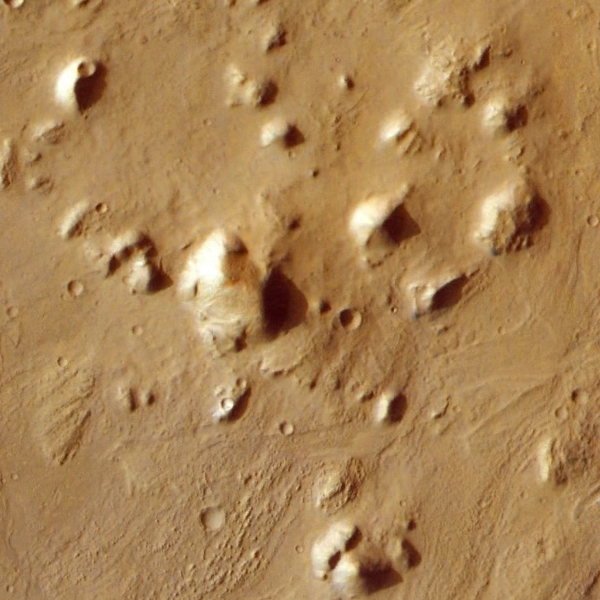
%> input picture chapter3/descripRecPreciAndMatch/descriptor/Colles/view/1.png, 600 x 600 px
$ octave BRISK.m   (GNU Octave 9; MATLAB toolbox functions it lacks are replaced by stand-ins)
%> lines starting %> are read from the running program, lines starting %| are printed output that depends on the picture
clc
clear


imageFile1=imread('E:\MyResearch\paper\image\detector\Chaos\view\1.PNG');
%> imageFile1 is the input picture: size 600x600x3 uint8; mean R, G, B 169.2, 131.1, 84
imageFile2=imread('E:\MyResearch\paper\image\detector\Fossa\view\1.PNG');
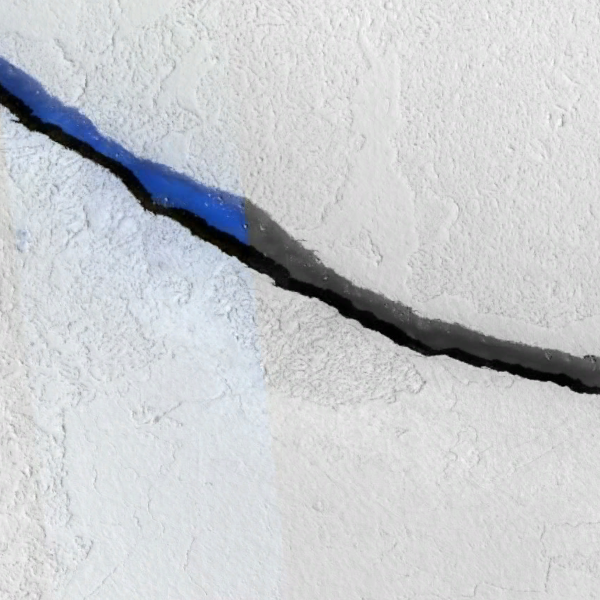
%> input picture chapter3/detectorsRepeatabiity/detector/Fossa/view/1.png, 600 x 600 px
%> imageFile2 is the input picture: size 600x600x3 uint8; mean R, G, B 201.4, 204.1, 207.3
imageFile3=imread('E:\MyResearch\paper\image\detector\Crater\view\1.PNG');
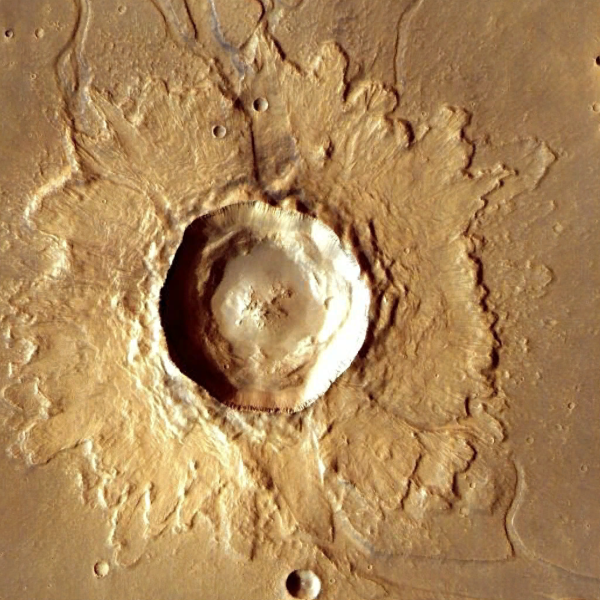
%> input picture chapter3/detectorsRepeatabiity/detector/Crater/view/1.png, 600 x 600 px
%> imageFile3 is the input picture: size 600x600x3 uint8; mean R, G, B 171.1, 133.8, 88
imageFile4=imread('E:\MyResearch\paper\image\detector\Colles\view\1.PNG');
    if length(size(imageFile1))==3
        image1= (rgb2gray(imageFile1));
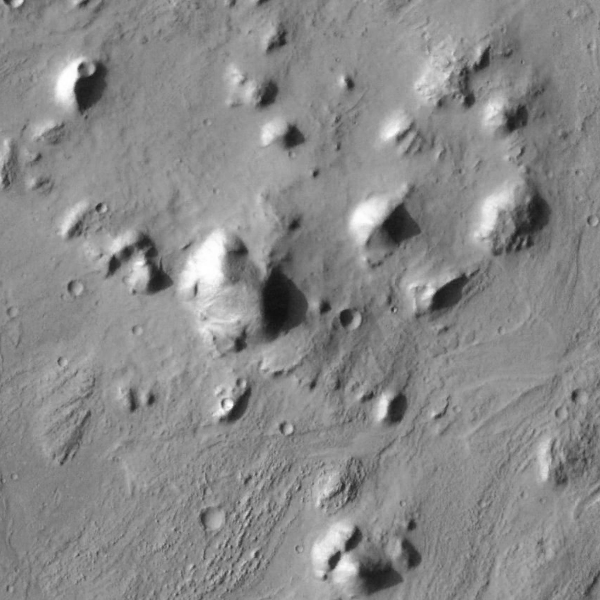
%> image1: size 600x600 uint8; min 14, max 255, mean 137.1
    else
        image1= (imageFile1);
    end


    if length(size(imageFile2))==3
        image2= (rgb2gray(imageFile2));
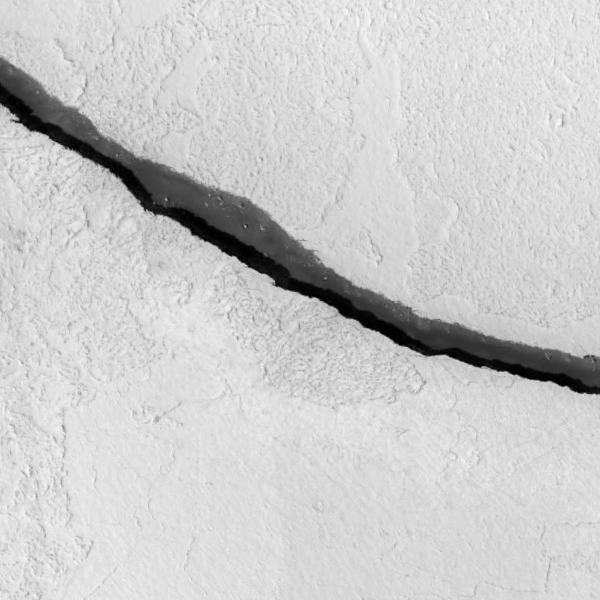
%> image2: size 600x600 uint8; min 0, max 254, mean 203.6
    else
        image2= (imageFile2);
    end

    if length(size(imageFile3))==3
        image3= (rgb2gray(imageFile3));
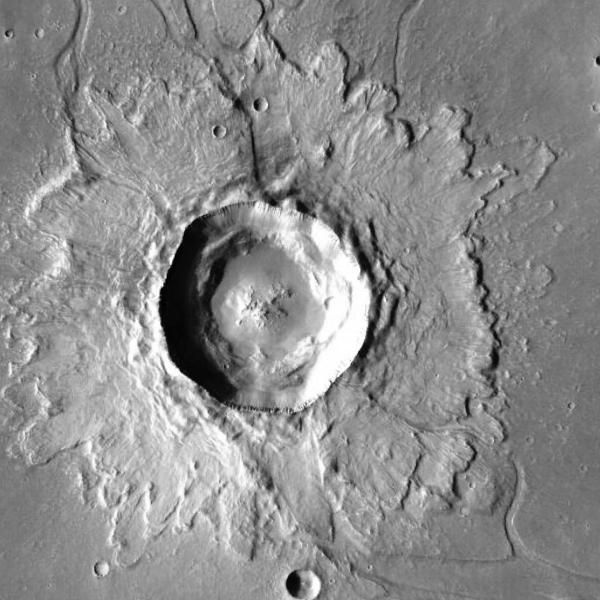
%> image3: size 600x600 uint8; min 1, max 255, mean 139.7
    else
        image3= (imageFile3);
    end

    if length(size(imageFile4))==3
        image4= (rgb2gray(imageFile4));
    else
        image4= (imageFile4);
    end


tic
points1=detectBRISKFeatures(image1);
%> points1 = 198 points; strongest (x, y): (140, 263), (81, 68), (142, 266), (92, 71), (197, 289)
t1=toc

tic
points2=detectBRISKFeatures(image2);
%> points2 = 99 points; strongest (x, y): (277, 286), (316, 299), (568, 388), (156, 215), (311, 298)
t2=toc

tic
points3=detectBRISKFeatures(image3);
%> points3 = 991 points; strongest (x, y): (274, 203), (287, 204), (258, 107), (274, 204), (258, 109)
t3=toc

tic
points4=detectBRISKFeatures(image4);
%> points4 has the same summary as points1
t4=toc


% [6 lines of commented-out code are left out]
